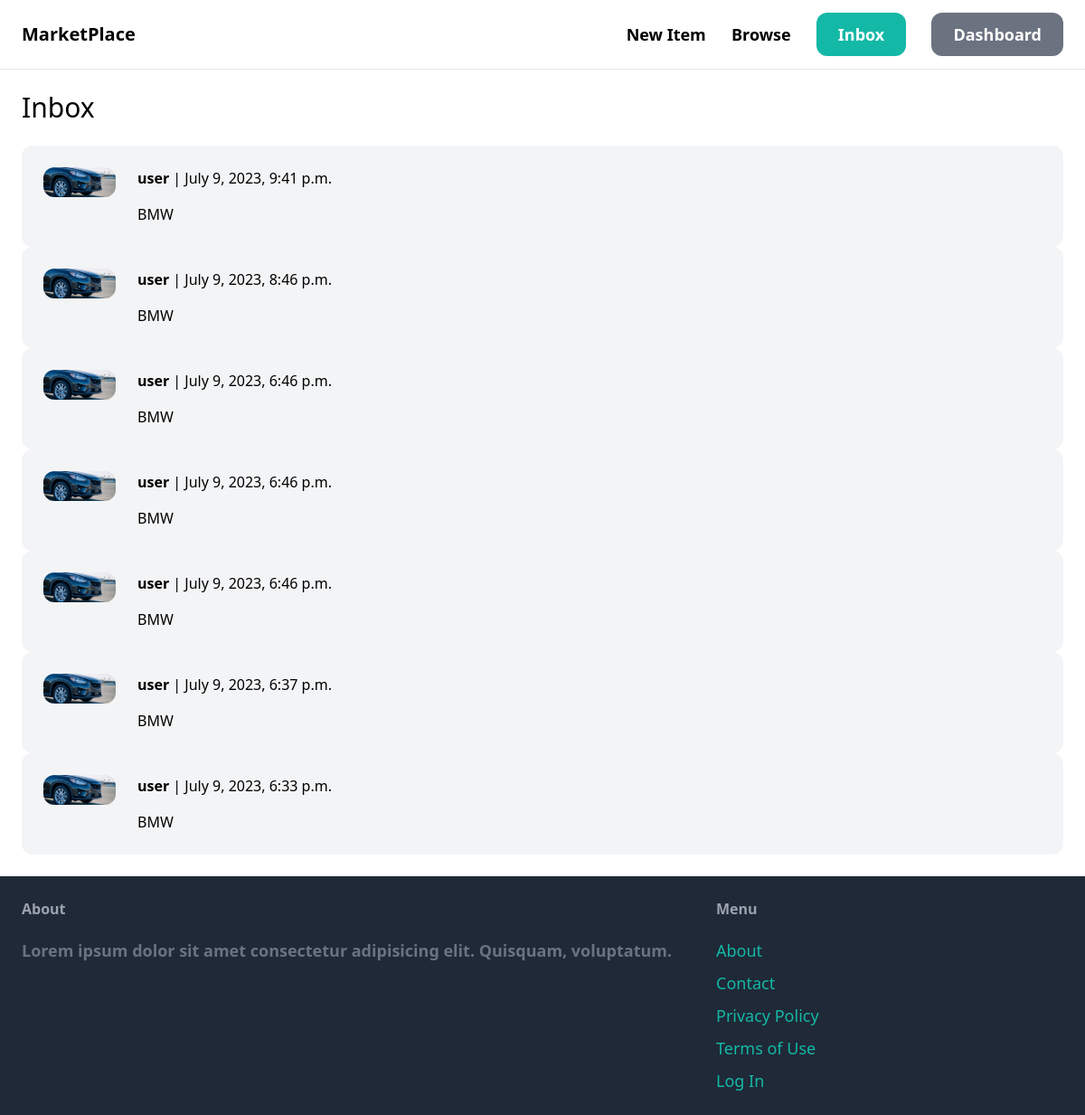
The page /inbox/ (signed in) on the database its author committed.
### conversation/models.py (models this page shows)
class Conversation(models.Model):
    item = models.ForeignKey(Item, related_name='conversations', on_delete=models.CASCADE)
    members = models.ManyToManyField(User, related_name='conversations')
    created_at = models.DateTimeField(auto_now_add=True)
    updated_at = models.DateTimeField(auto_now=True)
    class Meta:
        ordering = ['-updated_at']

### item/models.py (models this page shows, shortened)
class Item(models.Model):
    category = models.ForeignKey(Category, related_name='items', on_delete=models.CASCADE)
    name = models.CharField(max_length=225)
    description = models.TextField(blank=True, null=True)
    price = models.FloatField()
    image = models.ImageField(upload_to='item_images', blank=True, null=True)
    is_sold = models.BooleanField(default=False)
    created_by = models.ForeignKey(User, related_name='items', on_delete=models.CASCADE)
    created_at = models.DateTimeField(auto_now_add=True)

### conversation/views.py (the view)
# urls.py: path('', views.inbox, name='inbox'),
@login_required
def inbox(request):
    conversations = Conversation.objects.filter(members__in=[request.user.id])
    return render(request, 'conversation/inbox.html', {
        'conversations': conversations,
    })

### conversation/templates/conversation/inbox.html (shortened to what this page needs)
{% extends 'core/base.html' %}
{% block content %}
    <h1 class="mb-6 text-3xl">Inbox</h1>
    <div class="space-y-6">
        {% for conversation in conversations %}
            <a href="{% url 'conversation:detail' conversation.id %}">
                <div class="p-6 flex bg-gray-100 rounded-xl">
                    <div class="pr-6">
                        <img src="{{ conversation.item.image.url }}" class="w-20 rounded-xl" alt="">
                    </div>
                    <div>
                        {% for member in conversation.members.all %}
                            {% if member != request.user %}
                                <p class="mb-4"> <strong> {{ member.username }}</strong> | {{ conversation.updated_at }}</p>
                                <p> {{ conversation.item.name }} </p>
                            {% endif %}
                        {% endfor %}
                    </div>
                </div>
            </a>
        {% endfor %}
    </div>
{% endblock %}

### rows shown on the page
Conversation: item.image (picture), updated_at "July 9, 2023, 9:41 p.m.", item.name "BMW"
Conversation: item.image (picture), updated_at "July 9, 2023, 8:46 p.m.", item.name "BMW"
Conversation: item.image (picture), updated_at "July 9, 2023, 6:46 p.m.", item.name "BMW"
Conversation: item.image (picture), updated_at "July 9, 2023, 6:46 p.m.", item.name "BMW"
Conversation: item.image (picture), updated_at "July 9, 2023, 6:46 p.m.", item.name "BMW"
Conversation: item.image (picture), updated_at "July 9, 2023, 6:37 p.m.", item.name "BMW"
Conversation: item.image (picture), updated_at "July 9, 2023, 6:33 p.m.", item.name "BMW"

### other values the page prints
{{ member.username }} "user"
